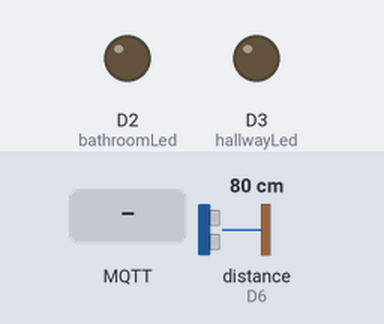
Bench run of a sketch on a simulated Arduino Nano 33 IoT. On the bench: output pins drawn as LEDs (lit = HIGH). Wiring (inferred from the names in the program): ultrasonic range finder: trigger D7; echo D6. The inputs (shaded band) are chosen by the test bench; at power-on: distance to the obstacle (sensor on D6) 80 cm. The echo pulse lasts 58.3 µs per cm; WiFi joins after 1.5 s; servers stay silent unless stated; random numbers use the default seed unless the sketch sets one; no MQTT or app messages arrive unless stated; pins used as bus, display or sensor lines are not drawn; what the sketch prints to the serial monitor is not drawn.

Above: at 2.7 s.
2.8 s: MQTT message "1" arrives on the first subscribed topic
At 3.5 s:
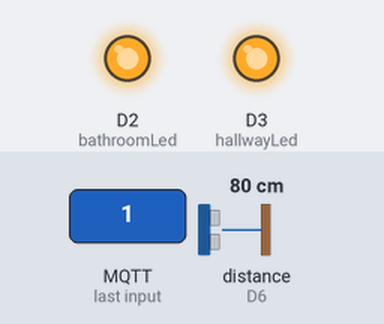
4.3 s: distance to the obstacle (sensor on D6) set to 2 cm
5.9 s: MQTT message "on" arrives on the first subscribed topic
7.4 s: distance to the obstacle (sensor on D6) set to 120 cm
8.9 s: MQTT message "off" arrives on the first subscribed topic
Timing chart, 0 to 11.4 s (numbered marks = the images above; inputs shaded):
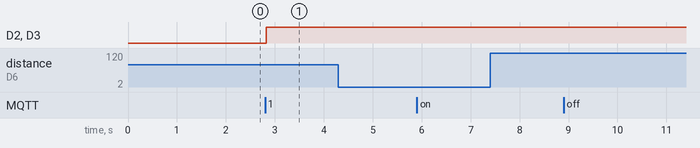

Measured:
- after the input at 2.8 s, D2 (bathroomLed), D3 (hallwayLed): LOW → HIGH at once
- after the input at 4.3 s, every drawn part: stays the same
- after the input at 5.9 s, every drawn part: stays the same
- after the input at 7.4 s, every drawn part: stays the same
- after the input at 8.9 s, every drawn part: stays the same

The sketch:

Task3.3CMQTT.ino
```cpp
// Submitted by: REUEL MENPARA --> 2510994818
// Task 3.2C - MQTT

#include <WiFiNINA.h>
#include <PubSubClient.h>

const char wifiName[] = "WIFI NAME";
const char wifiPassword[] = "WIFI PASSWORD";

const char mqttServer[] = "broker.emqx.io";
const int mqttPort = 1883;

const char waveTopic[] = "ES/Wave";
const char patTopic[] = "ES/Pat";

const char taskMessage[] =
  "REUEL MENPARA --> Performing task 3.2C";

const int triggerPin = 7;
const int echoPin = 6;

const int bathroomLed = 2;
const int hallwayLed = 3;

//gesture thresholds based on the tested sensor position
const float gestureStartDistance = 40.0;
const float gestureEndDistance = 60.0;
const float patDistance = 10.0;

bool gestureActive = false;
float closestDistance = 200.0;

unsigned long lastGestureTime = 0;

WiFiClient networkClient;
PubSubClient mqttClient(networkClient);

float getDistance()
{
  //send a short ultrasonic pulse from the sensor
  digitalWrite(triggerPin, LOW);
  delayMicroseconds(3);

  digitalWrite(triggerPin, HIGH);
  delayMicroseconds(10);

  digitalWrite(triggerPin, LOW);

  //measure the time taken for the echo to return
  unsigned long echoTime = pulseIn(echoPin, HIGH, 30000);

  if (echoTime == 0)
  {
    return -1;
  }

  //convert echo time into distance in centimetres
  return (echoTime * 0.0343) / 2.0;
}

void controlLights(bool state)
{
  //control both LEDs together
  digitalWrite(bathroomLed, state);
  digitalWrite(hallwayLed, state);
}

void receivedMessage(char* topic, byte* payload, unsigned int length)
{
  Serial.println();
  Serial.print("Message received on: ");
  Serial.println(topic);

  Serial.print("Message: ");

  //display the received MQTT message
  for (unsigned int i = 0; i < length; i++)
  {
    Serial.print((char)payload[i]);
  }

  Serial.println();

  //turn on both lights when a wave message is received
  if (strcmp(topic, waveTopic) == 0)
  {
    Serial.println("WAVE received -> both lights ON");

    controlLights(true);
  }

  //turn off both lights when a pat message is received
  else if (strcmp(topic, patTopic) == 0)
  {
    Serial.println("PAT received -> both lights OFF");

    controlLights(false);
  }
}

void connectToWifi()
{
  Serial.print("Connecting to Wi-Fi");

  //start the Wi-Fi connection
  WiFi.begin(wifiName, wifiPassword);

  //wait until the Arduino connects to Wi-Fi
  while (WiFi.status() != WL_CONNECTED)
  {
    Serial.print(".");
    delay(1000);
  }

  Serial.println();
  Serial.println("Wi-Fi connected!");

  Serial.print("IP address: ");
  Serial.println(WiFi.localIP());
}

void connectToMqtt()
{
  //keep trying until the MQTT connection is successful
  while (!mqttClient.connected())
  {
    Serial.println("Connecting to EMQX...");

    //create a unique MQTT client ID
    String clientName = "Nano33IoT-" + String(random(1000, 9999));

    if (mqttClient.connect(clientName.c_str()))
    {
      Serial.println("MQTT connected!");

      //subscribe to both required gesture topics
      mqttClient.subscribe(waveTopic);
      mqttClient.subscribe(patTopic);

      Serial.println("Subscribed to ES/Wave");
      Serial.println("Subscribed to ES/Pat");
    }
    else
    {
      Serial.print("MQTT connection failed. State: ");
      Serial.println(mqttClient.state());

      delay(3000);
    }
  }
}

void detectGesture(float distance)
{
  //start tracking when the hand enters below 40 cm
  if (!gestureActive && distance < gestureStartDistance)
  {
    gestureActive = true;
    closestDistance = distance;

    Serial.println("Gesture started");
  }

  if (gestureActive)
  {
    //store the closest distance reached during the gesture
    if (distance < closestDistance)
    {
      closestDistance = distance;
    }

    //wait until the hand moves away before deciding the gesture
    if (distance > gestureEndDistance)
    {
      if (millis() - lastGestureTime > 1500)
      {
        Serial.print("Closest distance: ");
        Serial.print(closestDistance);
        Serial.println(" cm");

        //a very close movement is treated as a pat
        if (closestDistance <= patDistance)
        {
          Serial.println("PAT detected");

          //publish the pat message to the MQTT broker
          mqttClient.publish(patTopic, taskMessage);
        }

        //a normal hand movement is treated as a wave
        else
        {
          Serial.println("WAVE detected");

          //publish the wave message to the MQTT broker
          mqttClient.publish(waveTopic, taskMessage);
        }

        lastGestureTime = millis();
      }

      //reset gesture tracking for the next movement
      gestureActive = false;
      closestDistance = 200.0;
    }
  }
}

void setup()
{
  Serial.begin(9600);

  //set the ultrasonic sensor pins
  pinMode(triggerPin, OUTPUT);
  pinMode(echoPin, INPUT);

  //set both LED pins as outputs
  pinMode(bathroomLed, OUTPUT);
  pinMode(hallwayLed, OUTPUT);

  //start with both lights turned off
  controlLights(false);

  //set the MQTT broker and message callback
  mqttClient.setServer(mqttServer, mqttPort);
  mqttClient.setCallback(receivedMessage);

  //connect the Arduino to Wi-Fi and MQTT
  connectToWifi();
  connectToMqtt();

  Serial.println();
  Serial.println("Final MQTT gesture system started");
}

void loop()
{
  //reconnect if Wi-Fi connection is lost
  if (WiFi.status() != WL_CONNECTED)
  {
    connectToWifi();
  }

  //reconnect if MQTT connection is lost
  if (!mqttClient.connected())
  {
    connectToMqtt();
  }

  //check for incoming MQTT messages
  mqttClient.loop();

  float distance = getDistance();

  if (distance >= 0)
  {
    Serial.print("Distance: ");
    Serial.print(distance);
    Serial.println(" cm");

    //check the distance for a wave or pat gesture
    detectGesture(distance);
  }

  delay(100);
}
```
